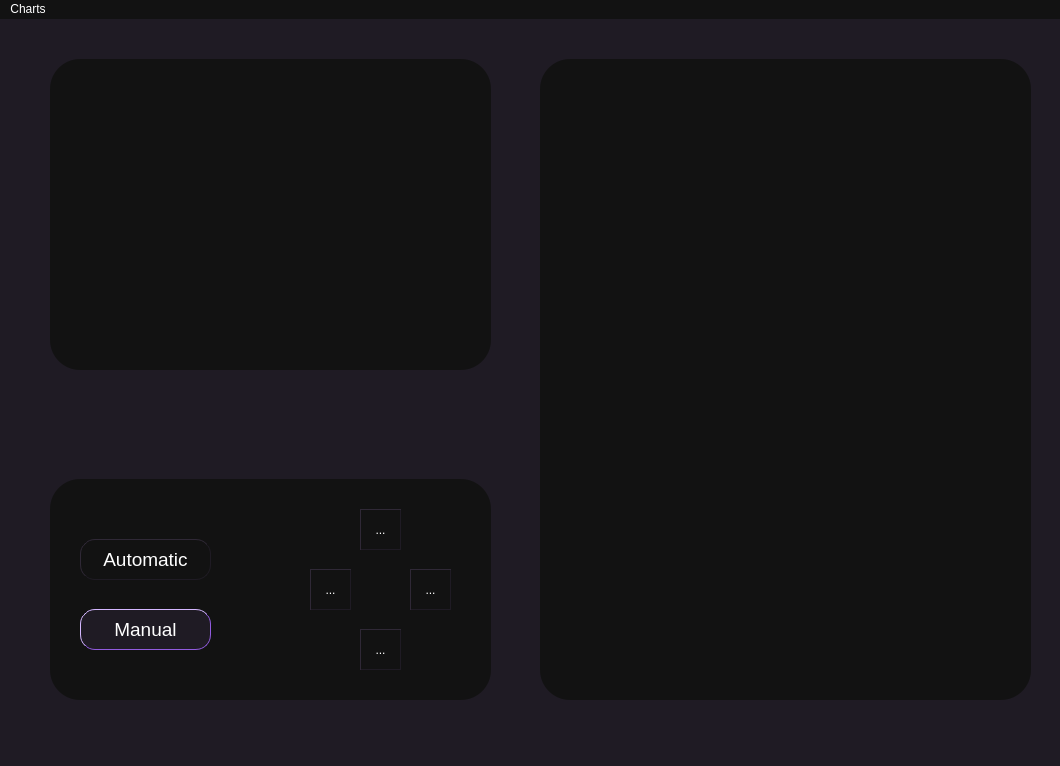
<?xml version="1.0" encoding="UTF-8"?>
<ui version="4.0">
 <class>MainWindow</class>
 <widget class="QMainWindow" name="MainWindow">
  <property name="enabled">
   <bool>true</bool>
  </property>
  <property name="geometry">
   <rect>
    <x>0</x>
    <y>0</y>
    <width>1060</width>
    <height>766</height>
   </rect>
  </property>
  <property name="windowTitle">
   <string>MainWindow</string>
  </property>
  <property name="styleSheet">
   <string notr="true">background-color: #1f1b24;</string>
  </property>
  <widget class="QWidget" name="centralwidget">
   <widget class="QGroupBox" name="groupBox">
    <property name="geometry">
     <rect>
      <x>50</x>
      <y>40</y>
      <width>441</width>
      <height>311</height>
     </rect>
    </property>
    <property name="styleSheet">
     <string notr="true">
background-color: #121212;
border-radius:30px;
border : 0px;
</string>
    </property>
    <property name="title">
     <string/>
    </property>
    <widget class="QWidget" name="gridLayoutWidget">
     <property name="geometry">
      <rect>
       <x>19</x>
       <y>19</y>
       <width>401</width>
       <height>271</height>
      </rect>
     </property>
     <layout class="QGridLayout" name="gridLayout"/>
    </widget>
   </widget>
   <widget class="QGroupBox" name="groupBox_3">
    <property name="geometry">
     <rect>
      <x>50</x>
      <y>460</y>
      <width>441</width>
      <height>221</height>
     </rect>
    </property>
    <property name="styleSheet">
     <string notr="true">QGroupBox{
background-color: #121212;
border-radius:30px;
border : 0px;

}</string>
    </property>
    <property name="title">
     <string/>
    </property>
    <widget class="QPushButton" name="pushButton">
     <property name="enabled">
      <bool>false</bool>
     </property>
     <property name="geometry">
      <rect>
       <x>30</x>
       <y>60</y>
       <width>131</width>
       <height>41</height>
      </rect>
     </property>
     <property name="font">
      <font>
       <pointsize>14</pointsize>
      </font>
     </property>
     <property name="styleSheet">
      <string notr="true">QPushButton{
background-color: #1f1b24;
border-radius:15px;
border-style: outset;
border-width:1px;
border-color:#915bde;
color: white;

}
QPushButton:hover{
color:black;
background-color: #915bde;
}
QPushButton:disabled {
background-color: #121212;
border-radius:15px;
border-style: outset;
border-width:1px;
border-color:#1f1b24;
color: white;
}</string>
     </property>
     <property name="text">
      <string>Automatic</string>
     </property>
    </widget>
    <widget class="QPushButton" name="pushButton_2">
     <property name="enabled">
      <bool>true</bool>
     </property>
     <property name="geometry">
      <rect>
       <x>30</x>
       <y>130</y>
       <width>131</width>
       <height>41</height>
      </rect>
     </property>
     <property name="font">
      <font>
       <pointsize>14</pointsize>
      </font>
     </property>
     <property name="styleSheet">
      <string notr="true">QPushButton{
background-color: #1f1b24;
border-radius:15px;
border-style: outset;
border-width:1px;
border-color:#915bde;
color: white;

}
QPushButton:hover{
color:black;
background-color: #915bde;
}
QPushButton:disabled {
background-color: #121212;
border-radius:15px;
border-style: outset;
border-width:1px;
border-color:#1f1b24;
color: white;
}</string>
     </property>
     <property name="text">
      <string>Manual</string>
     </property>
    </widget>
    <widget class="QToolButton" name="toolButton">
     <property name="enabled">
      <bool>false</bool>
     </property>
     <property name="geometry">
      <rect>
       <x>360</x>
       <y>90</y>
       <width>41</width>
       <height>41</height>
      </rect>
     </property>
     <property name="styleSheet">
      <string notr="true">QToolButton{
background-color: #1f1b24;
border-style: outset;
border-width:1px;
border-color:#915bde;
color: white;
}
QToolButton:Hover{
background-color: #1f1b24;
border-style: outset;
border-width:1px;
border-color:white;
color: white;
}
QToolButton:disabled {
background-color: #121212;
border-width:1px;
border-color:#1f1b24;
}</string>
     </property>
     <property name="text">
      <string>...</string>
     </property>
     <property name="icon">
      <iconset>
       <normaloff>right arrow.png</normaloff>
       <disabledoff>disabled arrow right.png</disabledoff>right arrow.png</iconset>
     </property>
     <property name="iconSize">
      <size>
       <width>64</width>
       <height>64</height>
      </size>
     </property>
    </widget>
    <widget class="QToolButton" name="toolButton_2">
     <property name="enabled">
      <bool>false</bool>
     </property>
     <property name="geometry">
      <rect>
       <x>260</x>
       <y>90</y>
       <width>41</width>
       <height>41</height>
      </rect>
     </property>
     <property name="styleSheet">
      <string notr="true">QToolButton{
background-color: #1f1b24;
border-style: outset;
border-width:1px;
border-color:#915bde;
color: white;
}
QToolButton:Hover{
background-color: #1f1b24;
border-style: outset;
border-width:1px;
border-color:white;
color: white;
}
QToolButton:disabled {
background-color: #121212;
border-width:1px;
border-color:#1f1b24;
}</string>
     </property>
     <property name="text">
      <string>...</string>
     </property>
     <property name="icon">
      <iconset>
       <normaloff>left arrow.png</normaloff>
       <disabledoff>disabled arrow left.png</disabledoff>left arrow.png</iconset>
     </property>
     <property name="iconSize">
      <size>
       <width>64</width>
       <height>64</height>
      </size>
     </property>
    </widget>
    <widget class="QToolButton" name="toolButton_3">
     <property name="enabled">
      <bool>false</bool>
     </property>
     <property name="geometry">
      <rect>
       <x>310</x>
       <y>30</y>
       <width>41</width>
       <height>41</height>
      </rect>
     </property>
     <property name="styleSheet">
      <string notr="true">QToolButton{
background-color: #1f1b24;
border-style: outset;
border-width:1px;
border-color:#915bde;
color: white;
}
QToolButton:Hover{
background-color: #1f1b24;
border-style: outset;
border-width:1px;
border-color:white;
color: white;
}
QToolButton:disabled {
background-color: #121212;
border-width:1px;
border-color:#1f1b24;
}</string>
     </property>
     <property name="text">
      <string>...</string>
     </property>
     <property name="icon">
      <iconset>
       <normaloff>top arrow.png</normaloff>
       <disabledoff>disabled arrow top.png</disabledoff>top arrow.png</iconset>
     </property>
     <property name="iconSize">
      <size>
       <width>64</width>
       <height>64</height>
      </size>
     </property>
    </widget>
    <widget class="QToolButton" name="toolButton_4">
     <property name="enabled">
      <bool>false</bool>
     </property>
     <property name="geometry">
      <rect>
       <x>310</x>
       <y>150</y>
       <width>41</width>
       <height>41</height>
      </rect>
     </property>
     <property name="styleSheet">
      <string notr="true">QToolButton{
background-color: #1f1b24;
border-style: outset;
border-width:1px;
border-color:#915bde;
color: white;
}
QToolButton:Hover{
background-color: #1f1b24;
border-style: outset;
border-width:1px;
border-color:white;
color: white;
}
QToolButton:disabled {
background-color: #121212;
border-width:1px;
border-color:#1f1b24;
}</string>
     </property>
     <property name="text">
      <string>...</string>
     </property>
     <property name="icon">
      <iconset>
       <normaloff>bottom arrow.png</normaloff>
       <disabledoff>disabled arrow bottom.png</disabledoff>bottom arrow.png</iconset>
     </property>
     <property name="iconSize">
      <size>
       <width>64</width>
       <height>64</height>
      </size>
     </property>
    </widget>
   </widget>
   <widget class="QGroupBox" name="groupBox_4">
    <property name="geometry">
     <rect>
      <x>540</x>
      <y>40</y>
      <width>491</width>
      <height>641</height>
     </rect>
    </property>
    <property name="styleSheet">
     <string notr="true">
background-color: #121212;
border-radius:30px;
border : 0px;
</string>
    </property>
    <property name="title">
     <string/>
    </property>
    <widget class="QWidget" name="verticalLayoutWidget">
     <property name="geometry">
      <rect>
       <x>29</x>
       <y>19</y>
       <width>441</width>
       <height>601</height>
      </rect>
     </property>
     <layout class="QVBoxLayout" name="verticalLayout"/>
    </widget>
   </widget>
  </widget>
  <widget class="QMenuBar" name="menubar">
   <property name="geometry">
    <rect>
     <x>0</x>
     <y>0</y>
     <width>1060</width>
     <height>22</height>
    </rect>
   </property>
   <property name="styleSheet">
    <string notr="true">color:white;
background-color: #121212;
</string>
   </property>
   <widget class="QMenu" name="menuCharts">
    <property name="styleSheet">
     <string notr="true">color:white;</string>
    </property>
    <property name="title">
     <string>Charts</string>
    </property>
    <addaction name="actionPower_Plot"/>
    <addaction name="actionCurrent_Plot"/>
    <addaction name="actionVoltage_Plot"/>
   </widget>
   <addaction name="menuCharts"/>
  </widget>
  <widget class="QStatusBar" name="statusbar"/>
  <action name="actionrightarrow">
   <property name="icon">
    <iconset>
     <normaloff>../../../../Downloads/Arrow.png</normaloff>../../../../Downloads/Arrow.png</iconset>
   </property>
   <property name="text">
    <string>rightarrow</string>
   </property>
  </action>
  <action name="actiontop_arrow">
   <property name="icon">
    <iconset>
     <normaloff>../../../Pictures/top arrow.png</normaloff>../../../Pictures/top arrow.png</iconset>
   </property>
   <property name="text">
    <string>top arrow</string>
   </property>
  </action>
  <action name="actionPower_Plot">
   <property name="text">
    <string>Power Plot</string>
   </property>
  </action>
  <action name="actionCurrent_Plot">
   <property name="text">
    <string>Current Plot</string>
   </property>
  </action>
  <action name="actionVoltage_Plot">
   <property name="text">
    <string>Voltage Plot</string>
   </property>
  </action>
 </widget>
 <resources/>
 <connections/>
</ui>
